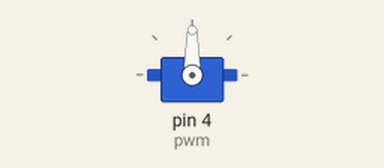
Simulated run of this sketch. Board: Arduino Uno, built with avr-gcc and run on an emulated ATmega328P. Shown: servo.

Above: at 0.05 s.
Timing chart, 0 to 4.6 s (numbered marks = the images above):
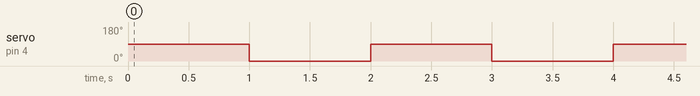

Measured:
- by itself, servo on pin 4 (pwm): alternates 90° for 1.0 s and 0° for 1.0 s

The sketch:

Servo_Test_Updated.ino
```cpp
#include <Servo.h> //includes all servo related functions

Servo miniServo; //creates an object for the mini-servo
int pwm = 4;

void setup() {
  // put your setup code here, to run once:
  miniServo.attach(pwm); //servo can be controlled by the pwm
  miniServo.write(90); //makes servo turn 90º
}

void loop() {
  // put your main code here, to run repeatedly:

  miniServo.write(90); //makes servo turn 90 degrees
  delay(1000);
  miniServo.write(0); // makes servo turn 0 degrees
  delay(1000);

}
```
